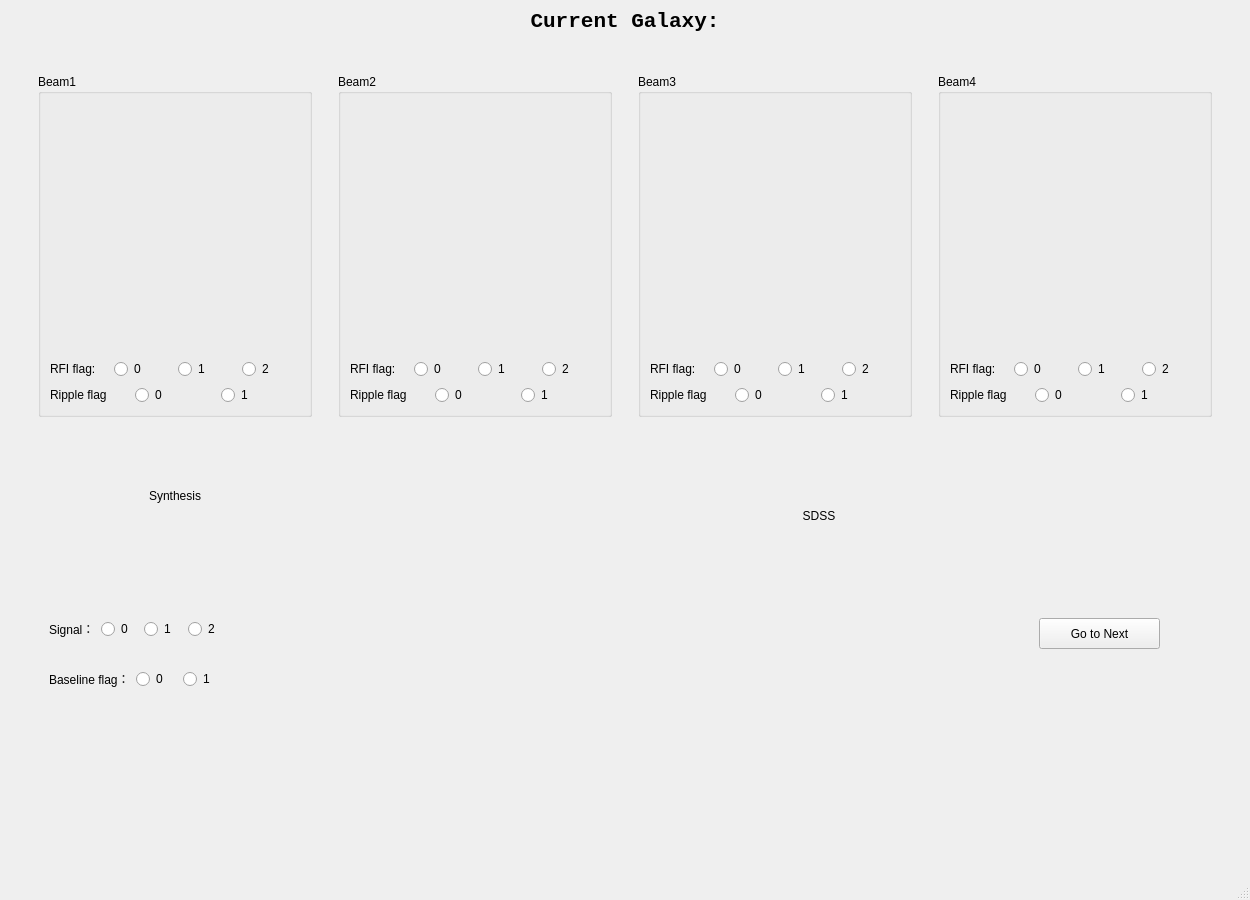
<?xml version="1.0" encoding="UTF-8"?>
<ui version="4.0">
 <class>MainWindow</class>
 <widget class="QMainWindow" name="MainWindow">
  <property name="geometry">
   <rect>
    <x>0</x>
    <y>0</y>
    <width>1250</width>
    <height>900</height>
   </rect>
  </property>
  <property name="windowTitle">
   <string>MainWindow</string>
  </property>
  <property name="styleSheet">
   <string notr="true"/>
  </property>
  <widget class="QWidget" name="centralwidget">
   <property name="sizePolicy">
    <sizepolicy hsizetype="Preferred" vsizetype="Preferred">
     <horstretch>0</horstretch>
     <verstretch>0</verstretch>
    </sizepolicy>
   </property>
   <layout class="QVBoxLayout" name="verticalLayout_6">
    <item>
     <widget class="QLabel" name="label_galaxy_name">
      <property name="sizePolicy">
       <sizepolicy hsizetype="Preferred" vsizetype="Fixed">
        <horstretch>0</horstretch>
        <verstretch>0</verstretch>
       </sizepolicy>
      </property>
      <property name="font">
       <font>
        <family>Consolas</family>
        <pointsize>16</pointsize>
        <weight>75</weight>
        <bold>true</bold>
       </font>
      </property>
      <property name="text">
       <string>Current Galaxy:</string>
      </property>
      <property name="alignment">
       <set>Qt::AlignCenter</set>
      </property>
      <property name="margin">
       <number>10</number>
      </property>
     </widget>
    </item>
    <item>
     <widget class="QWidget" name="widget_9" native="true">
      <layout class="QHBoxLayout" name="horizontalLayout_9">
       <item>
        <widget class="QGroupBox" name="gb_beam1">
         <property name="sizePolicy">
          <sizepolicy hsizetype="Fixed" vsizetype="Fixed">
           <horstretch>0</horstretch>
           <verstretch>0</verstretch>
          </sizepolicy>
         </property>
         <property name="title">
          <string>Beam1</string>
         </property>
         <layout class="QVBoxLayout" name="verticalLayout">
          <item>
           <widget class="QWidget" name="widget_beam1" native="true">
            <property name="sizePolicy">
             <sizepolicy hsizetype="Fixed" vsizetype="Fixed">
              <horstretch>0</horstretch>
              <verstretch>0</verstretch>
             </sizepolicy>
            </property>
            <property name="minimumSize">
             <size>
              <width>250</width>
              <height>250</height>
             </size>
            </property>
            <property name="maximumSize">
             <size>
              <width>250</width>
              <height>250</height>
             </size>
            </property>
            <property name="styleSheet">
             <string notr="true"/>
            </property>
           </widget>
          </item>
          <item>
           <layout class="QHBoxLayout" name="horizontalLayout">
            <item>
             <widget class="QLabel" name="label">
              <property name="text">
               <string>RFI flag:</string>
              </property>
             </widget>
            </item>
            <item>
             <widget class="QRadioButton" name="rb_beam1_rfi_1">
              <property name="text">
               <string>0</string>
              </property>
             </widget>
            </item>
            <item>
             <widget class="QRadioButton" name="rb_beam1_rfi_2">
              <property name="text">
               <string>1</string>
              </property>
             </widget>
            </item>
            <item>
             <widget class="QRadioButton" name="rb_beam1_rfi_3">
              <property name="text">
               <string>2</string>
              </property>
             </widget>
            </item>
           </layout>
          </item>
          <item>
           <layout class="QHBoxLayout" name="horizontalLayout_2">
            <item>
             <widget class="QLabel" name="label_2">
              <property name="text">
               <string>Ripple flag</string>
              </property>
             </widget>
            </item>
            <item>
             <widget class="QRadioButton" name="rb_beam1_ripple_1">
              <property name="text">
               <string>0</string>
              </property>
             </widget>
            </item>
            <item>
             <widget class="QRadioButton" name="rb_beam1_ripple_2">
              <property name="text">
               <string>1</string>
              </property>
             </widget>
            </item>
           </layout>
          </item>
         </layout>
        </widget>
       </item>
       <item>
        <widget class="QGroupBox" name="gb_beam2">
         <property name="sizePolicy">
          <sizepolicy hsizetype="Fixed" vsizetype="Fixed">
           <horstretch>0</horstretch>
           <verstretch>0</verstretch>
          </sizepolicy>
         </property>
         <property name="title">
          <string>Beam2</string>
         </property>
         <layout class="QVBoxLayout" name="verticalLayout_2">
          <item>
           <widget class="QWidget" name="widget_beam2" native="true">
            <property name="sizePolicy">
             <sizepolicy hsizetype="Fixed" vsizetype="Fixed">
              <horstretch>0</horstretch>
              <verstretch>0</verstretch>
             </sizepolicy>
            </property>
            <property name="minimumSize">
             <size>
              <width>250</width>
              <height>250</height>
             </size>
            </property>
            <property name="maximumSize">
             <size>
              <width>250</width>
              <height>250</height>
             </size>
            </property>
            <property name="styleSheet">
             <string notr="true"/>
            </property>
           </widget>
          </item>
          <item>
           <layout class="QHBoxLayout" name="horizontalLayout_3">
            <item>
             <widget class="QLabel" name="label_3">
              <property name="text">
               <string>RFI flag:</string>
              </property>
             </widget>
            </item>
            <item>
             <widget class="QRadioButton" name="rb_beam2_rfi_1">
              <property name="text">
               <string>0</string>
              </property>
             </widget>
            </item>
            <item>
             <widget class="QRadioButton" name="rb_beam2_rfi_2">
              <property name="text">
               <string>1</string>
              </property>
             </widget>
            </item>
            <item>
             <widget class="QRadioButton" name="rb_beam2_rfi_3">
              <property name="text">
               <string>2</string>
              </property>
             </widget>
            </item>
           </layout>
          </item>
          <item>
           <layout class="QHBoxLayout" name="horizontalLayout_4">
            <item>
             <widget class="QLabel" name="label_4">
              <property name="text">
               <string>Ripple flag</string>
              </property>
             </widget>
            </item>
            <item>
             <widget class="QRadioButton" name="rb_beam2_ripple_1">
              <property name="text">
               <string>0</string>
              </property>
             </widget>
            </item>
            <item>
             <widget class="QRadioButton" name="rb_beam2_ripple_2">
              <property name="text">
               <string>1</string>
              </property>
             </widget>
            </item>
           </layout>
          </item>
         </layout>
        </widget>
       </item>
       <item>
        <widget class="QGroupBox" name="gb_beam3">
         <property name="sizePolicy">
          <sizepolicy hsizetype="Fixed" vsizetype="Fixed">
           <horstretch>0</horstretch>
           <verstretch>0</verstretch>
          </sizepolicy>
         </property>
         <property name="title">
          <string>Beam3</string>
         </property>
         <layout class="QVBoxLayout" name="verticalLayout_3">
          <item>
           <widget class="QWidget" name="widget_beam3" native="true">
            <property name="sizePolicy">
             <sizepolicy hsizetype="Fixed" vsizetype="Fixed">
              <horstretch>0</horstretch>
              <verstretch>0</verstretch>
             </sizepolicy>
            </property>
            <property name="minimumSize">
             <size>
              <width>250</width>
              <height>250</height>
             </size>
            </property>
            <property name="maximumSize">
             <size>
              <width>250</width>
              <height>250</height>
             </size>
            </property>
            <property name="styleSheet">
             <string notr="true"/>
            </property>
           </widget>
          </item>
          <item>
           <layout class="QHBoxLayout" name="horizontalLayout_5">
            <item>
             <widget class="QLabel" name="label_5">
              <property name="text">
               <string>RFI flag:</string>
              </property>
             </widget>
            </item>
            <item>
             <widget class="QRadioButton" name="rb_beam3_rfi_1">
              <property name="text">
               <string>0</string>
              </property>
             </widget>
            </item>
            <item>
             <widget class="QRadioButton" name="rb_beam3_rfi_2">
              <property name="text">
               <string>1</string>
              </property>
             </widget>
            </item>
            <item>
             <widget class="QRadioButton" name="rb_beam3_rfi_3">
              <property name="text">
               <string>2</string>
              </property>
             </widget>
            </item>
           </layout>
          </item>
          <item>
           <layout class="QHBoxLayout" name="horizontalLayout_6">
            <item>
             <widget class="QLabel" name="label_6">
              <property name="text">
               <string>Ripple flag</string>
              </property>
             </widget>
            </item>
            <item>
             <widget class="QRadioButton" name="rb_beam3_ripple_1">
              <property name="text">
               <string>0</string>
              </property>
             </widget>
            </item>
            <item>
             <widget class="QRadioButton" name="rb_beam3_ripple_2">
              <property name="text">
               <string>1</string>
              </property>
             </widget>
            </item>
           </layout>
          </item>
         </layout>
        </widget>
       </item>
       <item>
        <widget class="QGroupBox" name="gb_beam4">
         <property name="sizePolicy">
          <sizepolicy hsizetype="Fixed" vsizetype="Fixed">
           <horstretch>0</horstretch>
           <verstretch>0</verstretch>
          </sizepolicy>
         </property>
         <property name="title">
          <string>Beam4</string>
         </property>
         <layout class="QVBoxLayout" name="verticalLayout_4">
          <item>
           <widget class="QWidget" name="widget_beam4" native="true">
            <property name="sizePolicy">
             <sizepolicy hsizetype="Fixed" vsizetype="Fixed">
              <horstretch>0</horstretch>
              <verstretch>0</verstretch>
             </sizepolicy>
            </property>
            <property name="minimumSize">
             <size>
              <width>250</width>
              <height>250</height>
             </size>
            </property>
            <property name="maximumSize">
             <size>
              <width>250</width>
              <height>250</height>
             </size>
            </property>
            <property name="styleSheet">
             <string notr="true"/>
            </property>
           </widget>
          </item>
          <item>
           <layout class="QHBoxLayout" name="horizontalLayout_7">
            <item>
             <widget class="QLabel" name="label_7">
              <property name="text">
               <string>RFI flag:</string>
              </property>
             </widget>
            </item>
            <item>
             <widget class="QRadioButton" name="rb_beam4_rfi_1">
              <property name="text">
               <string>0</string>
              </property>
             </widget>
            </item>
            <item>
             <widget class="QRadioButton" name="rb_beam4_rfi_2">
              <property name="text">
               <string>1</string>
              </property>
             </widget>
            </item>
            <item>
             <widget class="QRadioButton" name="rb_beam4_rfi_3">
              <property name="text">
               <string>2</string>
              </property>
             </widget>
            </item>
           </layout>
          </item>
          <item>
           <layout class="QHBoxLayout" name="horizontalLayout_8">
            <item>
             <widget class="QLabel" name="label_8">
              <property name="text">
               <string>Ripple flag</string>
              </property>
             </widget>
            </item>
            <item>
             <widget class="QRadioButton" name="rb_beam4_ripple_1">
              <property name="text">
               <string>0</string>
              </property>
             </widget>
            </item>
            <item>
             <widget class="QRadioButton" name="rb_beam4_ripple_2">
              <property name="text">
               <string>1</string>
              </property>
             </widget>
            </item>
           </layout>
          </item>
         </layout>
        </widget>
       </item>
      </layout>
     </widget>
    </item>
    <item>
     <widget class="QWidget" name="widget_7" native="true">
      <widget class="QWidget" name="widget_SDSS" native="true">
       <property name="geometry">
        <rect>
         <x>660</x>
         <y>30</y>
         <width>300</width>
         <height>300</height>
        </rect>
       </property>
       <property name="sizePolicy">
        <sizepolicy hsizetype="Fixed" vsizetype="Fixed">
         <horstretch>0</horstretch>
         <verstretch>0</verstretch>
        </sizepolicy>
       </property>
       <property name="minimumSize">
        <size>
         <width>300</width>
         <height>300</height>
        </size>
       </property>
       <property name="maximumSize">
        <size>
         <width>300</width>
         <height>300</height>
        </size>
       </property>
       <property name="styleSheet">
        <string notr="true"/>
       </property>
       <widget class="QLabel" name="label_11">
        <property name="geometry">
         <rect>
          <x>120</x>
          <y>20</y>
          <width>60</width>
          <height>16</height>
         </rect>
        </property>
        <property name="text">
         <string>SDSS</string>
        </property>
        <property name="scaledContents">
         <bool>false</bool>
        </property>
        <property name="alignment">
         <set>Qt::AlignCenter</set>
        </property>
       </widget>
      </widget>
      <widget class="QPushButton" name="btn_next">
       <property name="geometry">
        <rect>
         <x>1030</x>
         <y>160</y>
         <width>121</width>
         <height>31</height>
        </rect>
       </property>
       <property name="text">
        <string>Go to Next</string>
       </property>
      </widget>
      <widget class="QWidget" name="widget_container_synthesis" native="true">
       <property name="geometry">
        <rect>
         <x>30</x>
         <y>10</y>
         <width>510</width>
         <height>382</height>
        </rect>
       </property>
       <widget class="QWidget" name="widget_synthesis" native="true">
        <property name="geometry">
         <rect>
          <x>190</x>
          <y>20</y>
          <width>300</width>
          <height>300</height>
         </rect>
        </property>
        <property name="sizePolicy">
         <sizepolicy hsizetype="Fixed" vsizetype="Fixed">
          <horstretch>0</horstretch>
          <verstretch>0</verstretch>
         </sizepolicy>
        </property>
        <property name="minimumSize">
         <size>
          <width>300</width>
          <height>300</height>
         </size>
        </property>
        <property name="styleSheet">
         <string notr="true"/>
        </property>
       </widget>
       <widget class="QLabel" name="label_12">
        <property name="geometry">
         <rect>
          <x>110</x>
          <y>20</y>
          <width>59</width>
          <height>16</height>
         </rect>
        </property>
        <property name="text">
         <string>Synthesis</string>
        </property>
       </widget>
       <widget class="QWidget" name="layoutWidget">
        <property name="geometry">
         <rect>
          <x>10</x>
          <y>150</y>
          <width>176</width>
          <height>22</height>
         </rect>
        </property>
        <layout class="QHBoxLayout" name="horizontalLayout_11">
         <item>
          <widget class="QLabel" name="label_10">
           <property name="text">
            <string>Signal：</string>
           </property>
          </widget>
         </item>
         <item>
          <widget class="QRadioButton" name="rb_synthesis_signal_1">
           <property name="text">
            <string>0</string>
           </property>
          </widget>
         </item>
         <item>
          <widget class="QRadioButton" name="rb_synthesis_signal_2">
           <property name="text">
            <string>1</string>
           </property>
          </widget>
         </item>
         <item>
          <widget class="QRadioButton" name="rb_synthesis_signal_3">
           <property name="text">
            <string>2</string>
           </property>
          </widget>
         </item>
        </layout>
       </widget>
       <widget class="QWidget" name="layoutWidget">
        <property name="geometry">
         <rect>
          <x>10</x>
          <y>200</y>
          <width>174</width>
          <height>22</height>
         </rect>
        </property>
        <layout class="QHBoxLayout" name="horizontalLayout_10">
         <item>
          <widget class="QLabel" name="label_9">
           <property name="text">
            <string>Baseline flag：</string>
           </property>
          </widget>
         </item>
         <item>
          <widget class="QRadioButton" name="rb_synthesis_baseline_1">
           <property name="text">
            <string>0</string>
           </property>
          </widget>
         </item>
         <item>
          <widget class="QRadioButton" name="rb_synthesis_baseline_2">
           <property name="text">
            <string>1</string>
           </property>
          </widget>
         </item>
        </layout>
       </widget>
      </widget>
     </widget>
    </item>
   </layout>
  </widget>
  <widget class="QMenuBar" name="menubar">
   <property name="geometry">
    <rect>
     <x>0</x>
     <y>0</y>
     <width>1250</width>
     <height>24</height>
    </rect>
   </property>
  </widget>
  <widget class="QStatusBar" name="statusbar"/>
 </widget>
 <resources/>
 <connections/>
</ui>
